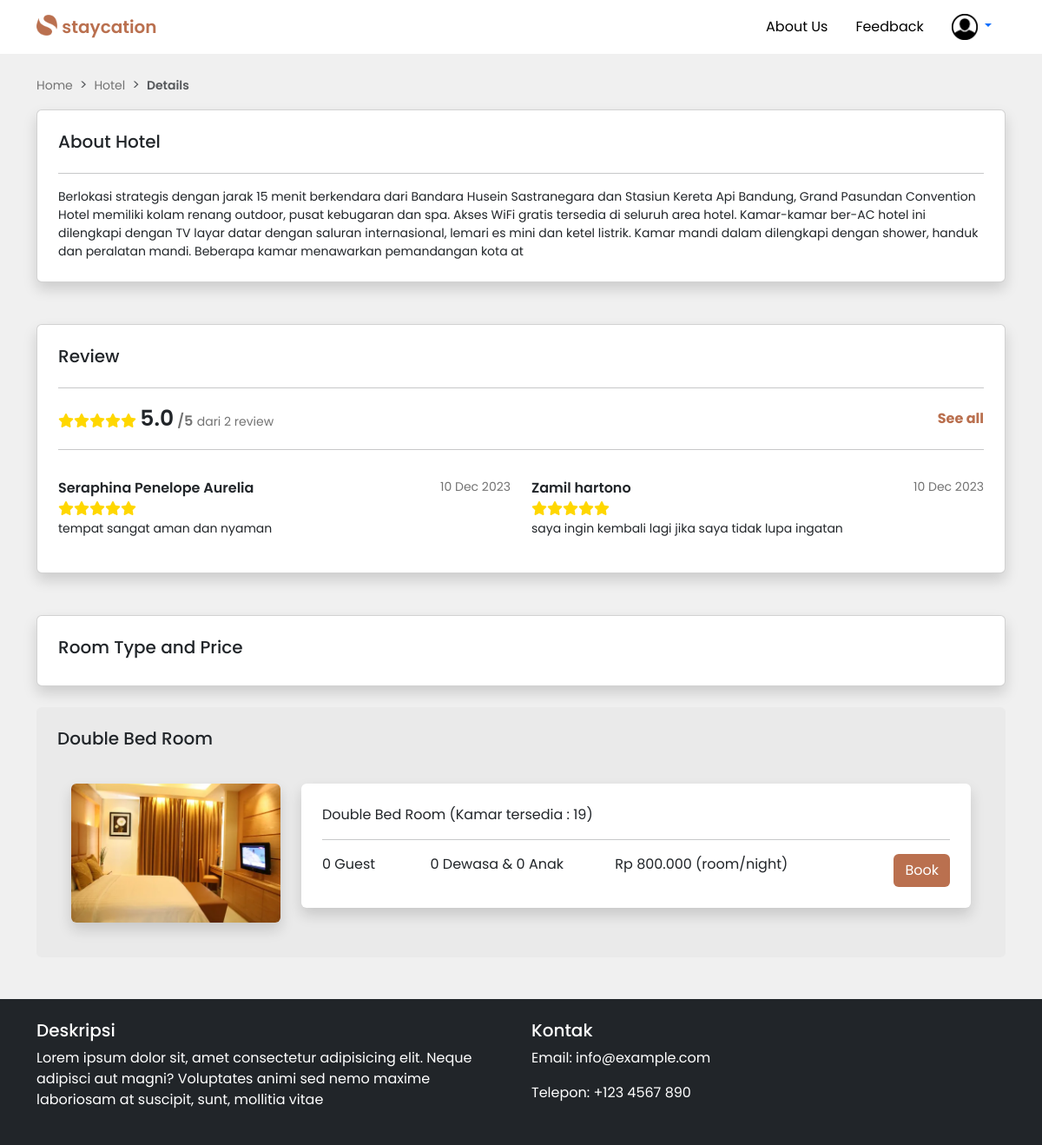
Screenshot of /dashboard/user/hotel-detail.php?id=6 (signed in) with the database file from the repository.
### tables this page shows
CREATE TABLE `hotel` (
  `ID_HOTEL` int(11) NOT NULL,
  `EMAIL_HOTEL` varchar(40) NOT NULL,
  `PASSWORD` varchar(255) NOT NULL,
  `NAMA_HOTEL` varchar(35) NOT NULL,
  `TLP_HOTEL` varchar(15) NOT NULL,
  `ALAMAT` varchar(30) NOT NULL,
  `RATING` decimal(5,1) NOT NULL,
  `ULASAN` varchar(100) NOT NULL,
  `GAMBAR_HOTEL` varchar(255) NOT NULL,
  `DESKRIPSI` varchar(500) NOT NULL
);

CREATE TABLE `ulasan` (
  `ID_ULASAN` int(11) NOT NULL,
  `ID_HOTEL` int(11) NOT NULL,
  `EMAIL_TAMU` varchar(40) NOT NULL,
  `RATING` float(5,1) NOT NULL,
  `KOMENTAR` varchar(100) NOT NULL,
  `TGL_REVIEW` timestamp NOT NULL DEFAULT current_timestamp()
);

CREATE TABLE `tamu` (
  `EMAIL_TAMU` varchar(40) NOT NULL,
  `PASSWORD` varchar(255) NOT NULL,
  `NAMA_TAMU` varchar(50) NOT NULL,
  `ALAMAT` varchar(50) NOT NULL,
  `NO_TELEPON_TAMU` varchar(15) NOT NULL,
  `TANGGAL_LAHIR` date NOT NULL,
  `FOTO` varchar(255) NOT NULL
);

CREATE TABLE `kamar` (
  `ID_KAMAR` int(11) NOT NULL,
  `ID_HOTEL` int(11) NOT NULL,
  `ID_TIPE_KAMAR` int(11) NOT NULL,
  `HARGA_KAMAR` decimal(10,0) NOT NULL,
  `STATUS_KAMAR` enum('Available','Unavailable') NOT NULL,
  `GAMBAR_KAMAR` varchar(255) NOT NULL,
  `JUMLAH_RUANGAN` int(20) NOT NULL,
  `DEWASA` int(11) NOT NULL,
  `ANAK` int(11) NOT NULL
);

CREATE TABLE `tipe_kamar` (
  `ID_TIPE_KAMAR` int(11) NOT NULL,
  `TIPE_KAMAR` varchar(20) NOT NULL
);

### dashboard/user/hotel-detail.php (the view, shortened to what this page needs)
<?php
    include '../../controller/koneksi.php';
    $id_hotel = $_GET['id'];
    $query = "SELECT * FROM hotel WHERE id_hotel = $id_hotel";
    $result = $koneksi->query($query);
    if ($result->num_rows > 0) {
        while ($row = $result->fetch_assoc()) {
           $deskripsi = $row['DESKRIPSI'];
        }
    }
    if (!isset($_SESSION['user_type']) || empty($_SESSION['user_type'])) {
        include '../../partials/header.php';
    } elseif ($_SESSION['user_type'] === 'tamu') {
        include '../../partials/header-login-noindex.php';
    }
?>
<div class="container mt-4">
  <nav style="--bs-breadcrumb-divider: '>';" aria-label="breadcrumb">
    <ol class="breadcrumb">
      <li class="breadcrumb-item"><a href="user.php">Home</a></li>
      <li class="breadcrumb-item"><a href="hotel-search.php">Hotel</a></li>
      <li class="breadcrumb-item active" aria-current="page"><span class="breadcrumb-item span">Details</span></li>
    </ol>
  </nav>
  <div class="card shadow p-2">
      <div class="card-body">
          <h5 class="card-title mb-4">About Hotel</h5>
          <hr>
          <p class="card-text details-about"><?php echo $deskripsi; ?></p>
      </div>
  </div>
  <div class="card shadow mt-5 p-2">
      <div class="card-body">
        <h5 class="card-title mb-4">Review</h5>
            <hr>
            <div class="d-flex justify-content-between align-items-center">
            <?php
                $queryRating = "SELECT AVG(rating) AS avg_rating, COUNT(id_ulasan) AS total_reviews FROM ulasan WHERE id_hotel = $id_hotel";
                $resultRating = $koneksi->query($queryRating);
                if ($resultRating->num_rows > 0) {
                    $rowRating = $resultRating->fetch_assoc();
                    $avgRating = $rowRating['avg_rating'];
                    $totalReviews = $rowRating['total_reviews'];
            ?>
                 <div class="rating">
            <?php
                for ($i = 1; $i <= 5; $i++) {
                    if ($i <= $avgRating) {
                        echo '<span class="fa fa-star"></span>';
                    } else {
                        echo '<span class="fa fa-star-o"></span>';
                    }
                }
                ?>
                <span class="sum-rate"><?php echo number_format($avgRating, 1); ?></span>
                <span class="sum-rate-total">/5</span>
                <span class="sum-rate-view">dari <?php echo $totalReviews; ?> review</span>
            </div>
            <?php
            } else {
                echo "Tidak ada ulasan.";
            }
            ?>
            <a href="#" class="see-all text-decoration-none fw-bold">See all</a>
        </div>
        <hr>
          <div class="row">
            <?php
                $queryUlasan = "SELECT ulasan.*, tamu.nama_tamu FROM ulasan
                JOIN tamu ON ulasan.email_tamu = tamu.email_tamu
                WHERE id_hotel = $id_hotel LIMIT 4";
                $resultUlasan = $koneksi->query($queryUlasan);
                if ($resultUlasan->num_rows > 0) {
                    while ($row = $resultUlasan->fetch_assoc()) {
                        $reviewerName = $row['nama_tamu'];
                        $rating = $row['RATING'];
                        $reviewText = $row['KOMENTAR'];
                        $reviewerDate = date('d M Y', strtotime($row['TGL_REVIEW']));
            ?>
            <div class="col-md-6">
                <div class="d-flex mt-3 justify-content-between mt-3">
                    <span class="reviewer-name"><?php echo $reviewerName; ?></span>
                    <span class="reviewer-date"><?php echo $reviewerDate; ?></span>
                </div>
                <div class="rating">
                    <?php
                    for ($i = 1; $i <= 5; $i++) {
                        if ($i <= $rating) {
                            echo '<span class="fa fa-star"></span>';
                        } else {
                            echo '<span class="fa fa-star-o"></span>';
                        }
                    }
                    ?>
                </div>
                <p class="review-text"><?php echo $reviewText; ?></p>
            </div>
            <?php
                    }
                } else {
                    echo "<p>Belum ada ulasan</p>";
                }
            ?>
        </div>
    </div>
  </div>
    <div class="card shadow mt-5 p-2">
      <div class="card-body">
        <h5 class="card-title">Room Type and Price</h5>
      </div>
    </div>
<?php
    $query = "SELECT kamar.*, tipe_kamar.tipe_kamar, kamar.dewasa + kamar.anak AS jumlah_guest
            FROM kamar
            JOIN hotel ON kamar.ID_HOTEL = hotel.ID_HOTEL
            JOIN tipe_kamar ON kamar.id_tipe_kamar = tipe_kamar.id_tipe_kamar
            WHERE kamar.id_hotel = $id_hotel;";
    $result = $koneksi->query($query);
    if ($result->num_rows > 0) {
        while ($row = $result->fetch_assoc()) {
        ?>
            <div class="card card-room p-4 mt-4">
                <h5 class="card-title mb-4"><?php echo $row['tipe_kamar']; ?></h5>
                <div class="card-body">
                    <div class="row">
                        <div class="col-md-3">
                            <div class="card shadow border-0">
                                <img src="../../img/upload/kamar/<?php echo $row['GAMBAR_KAMAR'] ?>" alt="" class="rounded">
                            </div>
                        </div>
                        <div class="col">
                            <div class="card shadow border-0 p-2">
                                <div class="card-body">
                                    <span class="title-room"><?php echo $row['tipe_kamar'].' (Kamar tersedia : '.$row['JUMLAH_RUANGAN'].')'; ?></span>
                                    <hr>
                                    <div class="row">
                                        <div class="col-2">
                                            <?php echo $row['jumlah_guest'] . " Guest"; ?>
                                        </div>
                                        <div class="col-3">
                                            <?php echo $row['DEWASA']." Dewasa & ". $row['ANAK']." Anak"; ?>
                                        </div>
                                        <div class="col-4">
                                            <div class="price-tag text-end">
                                                <span>Rp <?php echo number_format($row['HARGA_KAMAR'], 0, ',', '.'); ?> (room/night)</span>
                                            </div>
                                        </div>
                                        <div class="col-3">
                                            <a class="btn btn btn-custom-book" href="book.php?id='<?php echo $row['ID_KAMAR']; ?>'">Book</a>
                                        </div>
                                    </div>
                                </div>
                            </div>
                        </div>
                    </div>
                </div>
            </div>
<?php
        }
    } else {
        echo "Tidak ada data kamar yang ditemukan.";
    }
?>
</div>
<?php
  include '../../partials/footer.php'
 ?>

### style.css (style rules this page uses)
body { background-color: #f0f0f0; }
* { font-family: 'Poppins', sans-serif; }
.breadcrumb-item a { color: #737373; text-decoration: none; font-size: 14px; }
.breadcrumb-item.span { font-size: 14px; font-weight: 600; }
.card-text.details-about { font-size: 14px; }
.see-all { color: #BA704F; }
.sum-rate { font-weight: 600; font-size: 25px; }
.sum-rate-total { color: #737373; font-weight: 600; }
.sum-rate-view { font-size: 14px; color: #737373; }
.reviewer-name { font-weight: 600; }
.reviewer-date { color: #737373; font-size: 14px; }
.rating .fa.fa-star { color: gold; }
.review-text { font-size: 14px; }
.card.card-room { background-color: #a0a0a013; border: none; }
.btn.btn-custom-book { background-color: #BA704F; color: #ffffff; float: right; }

### rows the page displays
hotel: DESKRIPSI "Berlokasi strategis dengan jarak 15 menit berkendara dari Bandara Husein Sastranegara dan Stasiun Kereta Api Bandung, Grand Pasundan Convention Hotel memiliki kolam renang outdoor, pusat kebugaran dan spa. Akses WiFi gratis tersedia di seluruh area hotel. Kamar-kamar ber-AC hotel ini dilengkapi dengan TV layar datar dengan saluran internasional, lemari es mini dan ketel listrik. Kamar mandi dalam dilengkapi dengan shower, handuk dan peralatan mandi. Beberapa kamar menawarkan pemandangan kota at"
ulasan: EMAIL_TAMU.NAMA_TAMU "Seraphina Penelope Aurelia", TGL_REVIEW "10 Dec 2023", RATING 5 (drawn), KOMENTAR "tempat sangat aman dan nyaman"
ulasan: EMAIL_TAMU.NAMA_TAMU "Zamil hartono", TGL_REVIEW "10 Dec 2023", RATING 5 (drawn), KOMENTAR "saya ingin kembali lagi jika saya tidak lupa ingatan"
kamar: ID_TIPE_KAMAR.TIPE_KAMAR "Double Bed Room", GAMBAR_KAMAR (picture), JUMLAH_RUANGAN "19", jumlah_guest "0", DEWASA "0", ANAK "0", HARGA_KAMAR "800.000"

### other values shown
$avgRating "5.0"
$totalReviews "2"
